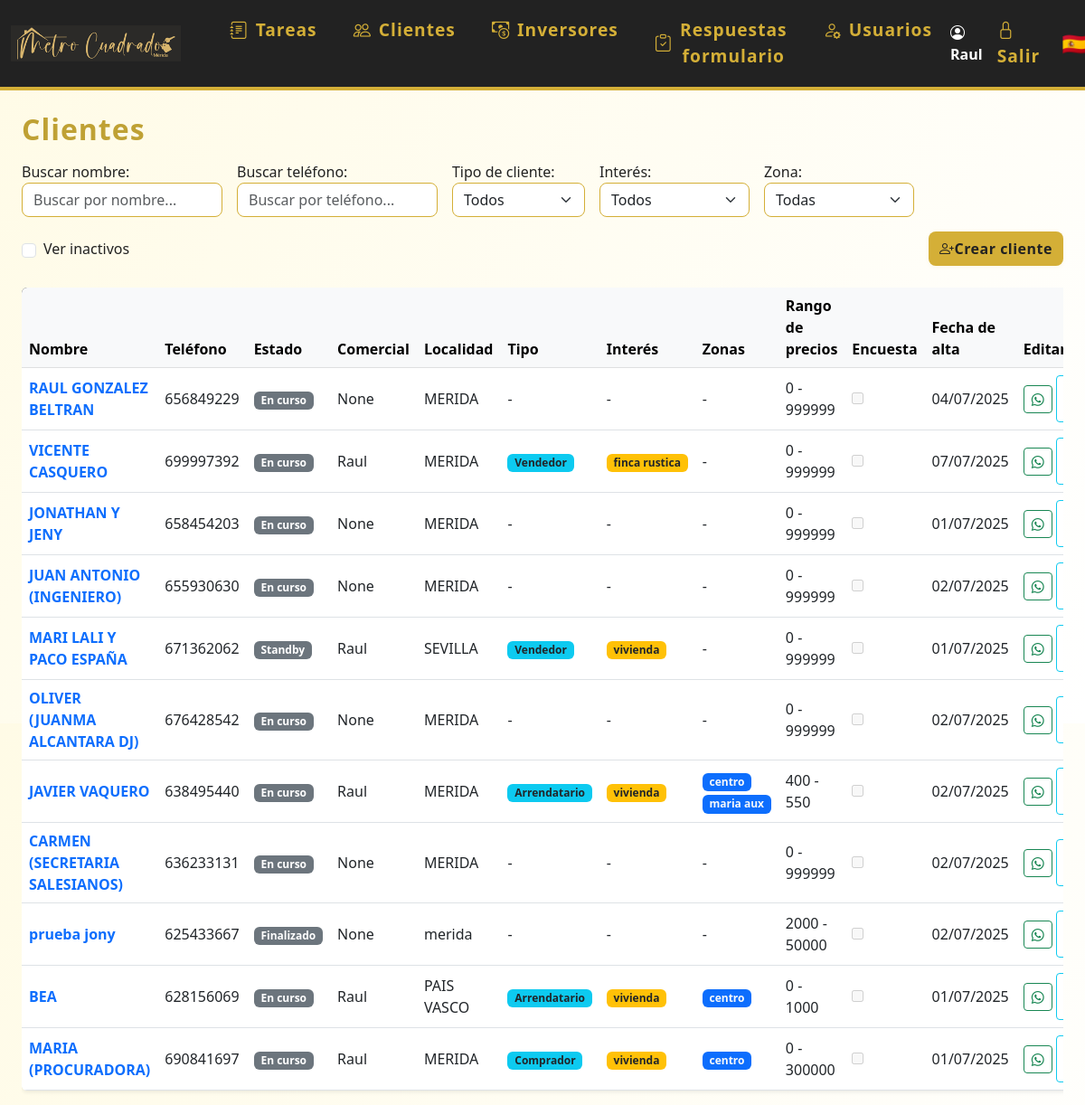
Screenshot of /clientes (signed in) with the database file from the repository.
### models.py (models this page shows)
class Usuario(UserMixin, db.Model):
    id = db.Column(db.Integer, primary_key=True)
    nombre = db.Column(db.String(80), unique=True, nullable=False)
    password = db.Column(db.String(200), nullable=False)
    es_admin = db.Column(db.Boolean, default=False)
    color = db.Column(db.String(7), nullable=True, default='#3788d8') # Color en formato hex, e.g., #RRGGBB
    email = db.Column(db.String(120), unique=True, nullable=True)
    telefono = db.Column(db.String(20), unique=True, nullable=True)
    activo = db.Column(db.Boolean, default=True)  # Nuevo campo para desactivar usuario
    eventos = db.relationship('Evento', backref='usuario', lazy=True)
    tareas = db.relationship('Tarea', back_populates='usuario')

class Cliente(db.Model):
    id = db.Column(db.Integer, primary_key=True)
    nombre = db.Column(db.String(120), nullable=False)
    email = db.Column(db.String(120), unique=True, nullable=True)
    telefono = db.Column(db.String(20), unique=True)
    estado = db.Column(db.String(20), nullable=False, default='en_curso') # en_curso, ha_comprado, cancelado
    localidad = db.Column(db.String(120), nullable=True)
    observaciones = db.Column(db.Text, nullable=True)
    tipo_cliente = db.Column(db.String(50), nullable=True)
    interes = db.Column(db.Text, nullable=True)
    zonas = db.Column(db.Text, nullable=True)
    precio_min = db.Column(db.Integer, nullable=True)
    precio_max = db.Column(db.Integer, nullable=True)
    encuesta_enviada = db.Column(db.Boolean, default=False)
    comercial_id = db.Column(db.Integer, db.ForeignKey('usuario.id'), nullable=True)
    fecha_creacion = db.Column(db.DateTime, default=datetime.utcnow)
    activo = db.Column(db.Boolean, default=True)  # Nuevo campo para desactivar cliente
    eventos = db.relationship('Evento', backref='cliente', lazy=True)
    tareas = db.relationship('Tarea', back_populates='cliente')
    visto_por = db.Column(db.Integer, db.ForeignKey('cliente.id'), nullable=True)

### app.py (the view)
@app.route('/clientes')
@login_required
def clientes():
    estado = request.args.get('estado')
    tipo_cliente = request.args.get('tipo_cliente')
    interes = request.args.get('interes')
    mostrar_inactivos = request.args.get('inactivos') == '1'
    query = Cliente.query
    if not mostrar_inactivos:
        query = query.filter_by(activo=True)
    if estado:
        query = query.filter_by(estado=estado)
    if tipo_cliente:
        query = query.filter_by(tipo_cliente=tipo_cliente)
    if interes:
        query = query.filter(Cliente.interes != None).filter(Cliente.interes.like(f"%{interes}%"))
    clientes = query.all()
    from datetime import datetime, time
    def fecha_hora_ultima_tarea(cliente):
        if cliente.tareas:
            return max((datetime.combine(t.fecha, t.hora or time.min) for t in cliente.tareas if t.fecha), default=None)
        return None
    clientes.sort(key=lambda c: fecha_hora_ultima_tarea(c) or datetime.min, reverse=True)
    usuarios_dict = {u.id: u.nombre for u in Usuario.query.all()}
    return render_template('clientes.html', clientes=clientes, usuarios_dict=usuarios_dict)

### app.py (called while the page is built)
@login_manager.user_loader
def load_user(user_id):
    return Usuario.query.get(int(user_id))

### templates/clientes.html (shortened to what this page needs)
{% extends 'base.html' %}
{% block content %}
<h2 class="mb-3">Clientes</h2>
<form method="get" class="mb-4" style="max-width:1300px;display:flex;gap:16px;align-items:end;flex-wrap:wrap;">
  <div style="display:flex;flex:1;gap:16px;align-items:end;flex-wrap:wrap;">
    <div style="flex:1;min-width:200px;">
        <label for="buscadorCliente">Buscar nombre:</label>
        <input type="text" id="buscadorCliente" placeholder="Buscar por nombre..." class="form-control" style="min-width:180px;">
    </div>
    <div style="flex:1;min-width:200px;">
        <label for="buscadorTelefono">Buscar teléfono:</label>
        <input type="text" id="buscadorTelefono" placeholder="Buscar por teléfono..." class="form-control" style="min-width:180px;">
    </div>
    <div>
        <label for="tipo_cliente">Tipo de cliente:</label>
        <select name="tipo_cliente" id="tipo_cliente" class="form-select" onchange="this.form.submit()">
            <option value="">Todos</option>
        </select>
    </div>
    <div>
        <label for="interes">Interés:</label>
        <select name="interes" id="interes" class="form-select" onchange="this.form.submit()">
            <option value="">Todos</option>
        </select>
    </div>
    <div>
        <label for="zona">Zona:</label>
        <select name="zona" id="zona" class="form-select" onchange="this.form.submit()">
            <option value="">Todas</option>
        </select>
    </div>
    <div style="align-self:end;min-width:120px;max-width:180px;display:flex;align-items:center;height:38px;white-space:nowrap;">
        <input class="form-check-input me-2" type="checkbox" value="1" id="mostrarInactivos" name="inactivos" onchange="this.form.submit()" {% if request.args.get('inactivos') == '1' %}checked{% endif %}>
        <label class="form-check-label" for="mostrarInactivos" style="margin-bottom:0;">Ver inactivos</label>
    </div>
  </div>
  <a href="/crear_cliente" class="btn btn-primary" style="height:38px;display:flex;align-items:center;align-self:end;margin-left:auto;"><i class="bi bi-person-plus"></i> Crear cliente</a>
</form>
<div class="table-responsive">
<table class="table table-hover align-middle shadow-sm bg-white rounded" style="min-width:1300px;">
    <thead class="table-light">
        <tr>
            <th>Nombre</th>
            <th>Teléfono</th>
            <th>Estado</th>
            <th>Comercial</th>
            <th>Localidad</th>
            <th>Tipo</th>
            <th>Interés</th>
            <th>Zonas</th>
            <th>Rango de precios</th>
            <th>Encuesta</th>
            <th>Fecha de alta</th>
            <th>Editar</th>
        </tr>
    </thead>
    <tbody>
    {% for cliente in clientes %}
        <tr>
            <td>
                <a href="/editar_cliente/{{ cliente.id }}" class="fw-bold text-decoration-none">{{ cliente.nombre }}</a>
            </td>
            <td>{{ cliente.telefono }}</td>
            <td>
                <span class="badge bg-secondary">
                  {% if cliente.estado == 'pendiente' %}Standby{% else %}{{ cliente.estado.replace('_', ' ').capitalize() }}{% endif %}
                </span>
            </td>
            <td>{{ cliente.comercial_id if not cliente.comercial_id else (usuarios_dict[cliente.comercial_id] if usuarios_dict and cliente.comercial_id in usuarios_dict else 'Sin asignar') }}</td>
            <td>{{ cliente.localidad or '-' }}</td>
            <td>
                {% if cliente.tipo_cliente %}
                  <span class="badge bg-info text-dark">{{ cliente.tipo_cliente.capitalize() }}</span>
                {% else %}-{% endif %}
            </td>
            <td>
                {% if cliente.interes %}
                  {% for interes in cliente.interes.split(',') %}
                    <span class="badge bg-warning text-dark">{{ interes }}</span>
                  {% endfor %}
                {% else %}-{% endif %}
            </td>
            <td>
                {% if cliente.zonas %}
                  {% for zona in cliente.zonas.split(',') %}
                    <span class="badge bg-primary text-light">{{ zona }}</span>
                  {% endfor %}
                {% else %}-{% endif %}
            </td>
            <td>
              {{ cliente.precio_min if cliente.precio_min is not none else 0 }} - {{ cliente.precio_max if cliente.precio_max is not none else 999999 }}
            </td>
            <td><input type="checkbox" disabled {% if cliente.encuesta_enviada %}checked{% endif %}></td>
            <td>{% if cliente.fecha_creacion %}{{ cliente.fecha_creacion.strftime('%d/%m/%Y') }}{% else %}-{% endif %}</td>
            <td>
              <div class="d-inline-flex align-items-center gap-1">
                {% if cliente.telefono %}
                  <a href="https://wa.me/{{ cliente.telefono|replace(' ', '') }}" title="Enviar WhatsApp" class="btn btn-outline-success btn-sm whatsapp-btn" data-telefono="{{ cliente.telefono|replace(' ', '') }}">
                    <i class="bi bi-whatsapp"></i>
                  </a>
                  {% if not cliente.encuesta_enviada %}
                    <a href="#" class="btn btn-outline-info btn-sm encuesta-btn" data-telefono="{{ cliente.telefono|replace(' ', '') }}" data-nombre="{{ cliente.nombre|urlencode }}" title="Enviar encuesta">
                    </a>
                  {% endif %}
                {% endif %}
              </div>
            </td>
        </tr>
    {% else %}
        <tr><td colspan="14"><em>No hay clientes registrados.</em></td></tr>
    {% endfor %}
    </tbody>
</table>
</div>
{% endblock %}

### templates/base.html (shortened to what this page needs)
<!DOCTYPE html>
<html lang="es">
<head>
    <link rel="stylesheet" href="https://cdn.jsdelivr.net/npm/bootstrap@5.3.0/dist/css/bootstrap.min.css">
    <link rel="stylesheet" href="{{ url_for('static', filename='estilos.css') }}">
    <link rel="stylesheet" href="https://cdn.jsdelivr.net/npm/bootstrap-icons@1.10.5/font/bootstrap-icons.css">
</head>
<body class="d-flex flex-column vh-100">
{% if request.path != '/login' %}
<nav class="navbar navbar-expand-lg mb-4">
  <div class="container-fluid">
    <a class="navbar-brand d-flex align-items-center" href="/">
      <img src="{{ url_for('static', filename='logoraul.png') }}" alt="Logo" style="height:70px;margin-right:18px;">
    </a>
    <div class="collapse navbar-collapse" id="navbarNav">
      <ul class="navbar-nav me-auto mb-2 mb-lg-0">
        <li class="nav-item mx-1">
          <a class="nav-link btn btn-outline-success rounded-pill px-3 d-flex align-items-center gap-2" href="/">
            <i class="bi bi-journal-text"></i> Tareas
          </a>
        </li>
        <li class="nav-item mx-1">
          <a class="nav-link btn btn-outline-primary rounded-pill px-3 d-flex align-items-center gap-2" href="/clientes">
            <i class="bi bi-people"></i> Clientes
          </a>
        </li>
        <li class="nav-item mx-1">
          <a class="nav-link btn btn-outline-danger rounded-pill px-3 d-flex align-items-center gap-2" href="/inversores">
            <i class="bi bi-cash-coin"></i> Inversores
          </a>
        </li>
        {% if current_user.is_authenticated %}
        <li class="nav-item mx-1">
          <a class="nav-link btn btn-outline-secondary rounded-pill px-3 d-flex align-items-center gap-2" href="/respuestas_formulario">
            <i class="bi bi-clipboard-check"></i> Respuestas formulario
          </a>
        </li>
        {% endif %}
        {% if current_user.is_authenticated and current_user.es_admin %}
        <li class="nav-item mx-1">
          <a class="nav-link btn btn-outline-dark rounded-pill px-3 d-flex align-items-center gap-2" href="/usuarios">
            <i class="bi bi-person-gear"></i> Usuarios
          </a>
        </li>
        {% endif %}
      </ul>
      <ul class="navbar-nav align-items-center">
        {% if current_user.is_authenticated %}
        <li class="nav-item me-2">
          <span class="navbar-text fw-bold text-white"><i class="bi bi-person-circle"></i> {{ current_user.nombre }}</span>
        </li>
        <li class="nav-item"><a class="nav-link" href="/logout" title="Salir"><span class="bi bi-lock"></span> Salir</a></li>
        {% else %}
        <li class="nav-item"><a class="nav-link" href="/login" title="Entrar"><span class="bi bi-lock"></span> Entrar</a></li>
        {% endif %}
        <li class="nav-item ms-3"><span class="fs-4">🇪🇸</span></li>
      </ul>
    </div>
  </div>
</nav>
{% endif %}
<div class="container-fluid flex-grow-1 d-flex flex-column px-4">
    {% block content %}{% endblock %}
</div>
</body>
</html>

### static/estilos.css (style rules this page uses)
body { background: linear-gradient(120deg, #fffbe6 0%, #fff 100%); font-family: 'Segoe UI', 'Arial', sans-serif; color: #222; }
.navbar { background: #222 !important; border-bottom: 4px solid #d4af37; }
.navbar-brand, .navbar-nav .nav-link { color: #d4af37 !important; font-weight: 600; font-size: 1.2rem; letter-spacing: 1px; }
.navbar-brand img { height: 40px; margin-right: 10px; }
.btn-primary, .btn-success { background: #d4af37; border: none; color: #222; font-weight: 600; border-radius: 8px; box-shadow: 0 1px 4px rgba(212,175,55,0.10), 0 0 0 0 #d4af37; letter-spacing: 0.5px; transition: background 0.2s, color 0.2s, box-shadow 0.2s; }
.table thead { background: #222; color: #d4af37; }
h2 { color: #bfa134; font-weight: 700; letter-spacing: 1px; margin-bottom: 1.2rem; }
.form-control, .form-select { border-radius: 8px; border: 1.5px solid #d4af37; box-shadow: none; transition: border 0.2s, box-shadow 0.2s; }
.table { border-radius: 12px; overflow: hidden; box-shadow: 0 1px 8px rgba(212,175,55,0.07); }

### rows the page displays
Usuario: nombre "Raul"
Cliente: nombre "RAUL GONZALEZ BELTRAN", telefono "656849229", estado.replace "En curso", comercial "None", localidad "MERIDA", precio_min "0", precio_max "999999", fecha_creacion "04/07/2025"
Cliente: nombre "VICENTE CASQUERO", telefono "699997392", estado.replace "En curso", nombre "Raul", localidad "MERIDA", tipo_cliente "Vendedor", interes "finca rustica", precio_min "0", precio_max "999999", fecha_creacion "07/07/2025"
Cliente: nombre "JONATHAN Y JENY", telefono "658454203", estado.replace "En curso", comercial "None", localidad "MERIDA", precio_min "0", precio_max "999999", fecha_creacion "01/07/2025"
Cliente: nombre "JUAN ANTONIO (INGENIERO)", telefono "655930630", estado.replace "En curso", comercial "None", localidad "MERIDA", precio_min "0", precio_max "999999", fecha_creacion "02/07/2025"
Cliente: nombre "MARI LALI Y PACO ESPAÑA", telefono "671362062", estado "Standby", nombre "Raul", localidad "SEVILLA", tipo_cliente "Vendedor", interes "vivienda", precio_min "0", precio_max "999999", fecha_creacion "01/07/2025"
Cliente: nombre "OLIVER (JUANMA ALCANTARA DJ)", telefono "676428542", estado.replace "En curso", comercial "None", localidad "MERIDA", precio_min "0", precio_max "999999", fecha_creacion "02/07/2025"
Cliente: nombre "JAVIER VAQUERO", telefono "638495440", estado.replace "En curso", nombre "Raul", localidad "MERIDA", tipo_cliente "Arrendatario", interes "vivienda", zona "centro" "maria aux", precio_min "400", precio_max "550", fecha_creacion "02/07/2025"
Cliente: nombre "CARMEN (SECRETARIA SALESIANOS)", telefono "636233131", estado.replace "En curso", comercial "None", localidad "MERIDA", precio_min "0", precio_max "999999", fecha_creacion "02/07/2025"
Cliente: nombre "prueba jony", telefono "625433667", estado.replace "Finalizado", comercial "None", localidad "merida", precio_min "2000", precio_max "50000", fecha_creacion "02/07/2025"
Cliente: nombre "BEA", telefono "628156069", estado.replace "En curso", nombre "Raul", localidad "PAIS VASCO", tipo_cliente "Arrendatario", interes "vivienda", zonas "centro", precio_min "0", precio_max "1000", fecha_creacion "01/07/2025"
Cliente: nombre "MARIA (PROCURADORA)", telefono "690841697", estado.replace "En curso", nombre "Raul", localidad "MERIDA", tipo_cliente "Comprador", interes "vivienda", zonas "centro", precio_min "0", precio_max "300000", fecha_creacion "01/07/2025"
